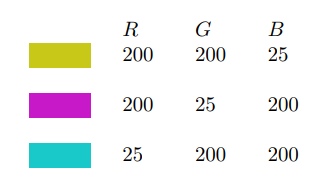
#> input picture zestaw1/ex03/kolory.png, 326 x 183 px
$ python main.py
#> lines starting #> are read from the running program, lines starting #| are printed output that depends on the picture
from PIL import Image

def convert_to_grayscale(image_path, output_path):
#> called with image_path = 'kolory.png', output_path = 'szare-wagi.png'
    img = Image.open(image_path)
#> img is the input picture: PIL image 326x183 RGBA; mean R, G, B, A 241.2, 241.2, 241.2, 255
    img = img.convert('RGB')
#> img: PIL image 326x183 RGB
    grayscale_img = img.convert('L', (0.299, 0.587, 0.114, 0))
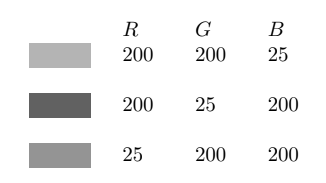
#> grayscale_img: PIL image 326x183 L; min 0, max 255, mean 241.2
    grayscale_img.save(output_path)

input_image = 'kolory.png'
output_image = 'szare-wagi.png'

convert_to_grayscale(input_image, output_image)

$ run again, with zestaw1/ex03/wartosci szarosci.png copied over zestaw1/ex03/kolory.png
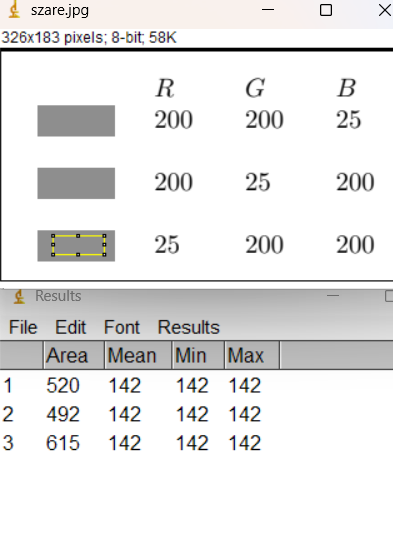
#> input picture zestaw1/ex03/wartosci szarosci.png, 393 x 540 px
#> in convert_to_grayscale, img is the input picture: PIL image 393x540 RGBA; mean R, G, B, A 231.4, 231, 230.7, 255
#> img: PIL image 393x540 RGB
#> in convert_to_grayscale, `grayscale_img = img.convert('L', (0.299, 0.587, 0.114, 0))`:
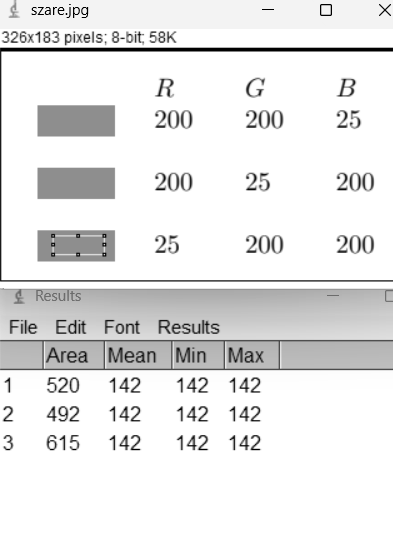
#> grayscale_img: PIL image 393x540 L; min 0, max 255, mean 231.1
